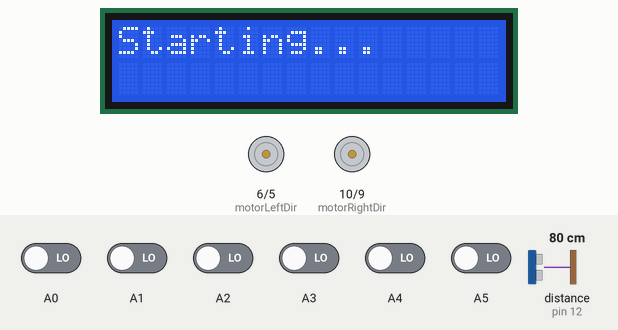
Recording of a sketch running on a simulated Arduino Nano, built with avr-gcc and run on an emulated ATmega328P. On the bench: 16×2 character LCD, direction and speed pins drawn as motors (green arrow = direction pin HIGH = forward, orange = LOW = backward, longer = more drive). Wiring (inferred from the names in the program): ultrasonic range finder: trigger pin 11; echo pin 12. The test bench sets the inputs (shaded band); at power-on: A0–5 LOW, distance to the obstacle (sensor on pin 12) 80 cm. The echo pulse lasts 58.3 µs per cm. At 1.2 s the program stops and its outputs stay as they are.

Above: at 0.2 s.
At 1.2 s:
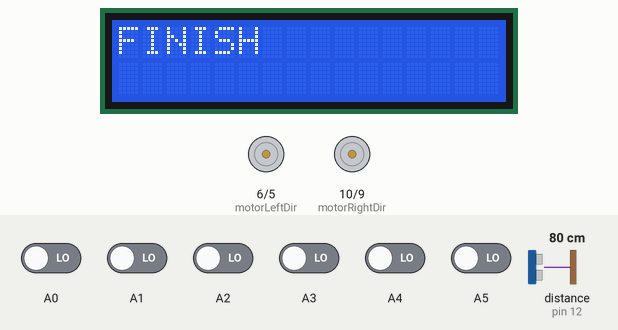
Timing chart, 0 to 2.7 s (numbered marks = the images above):
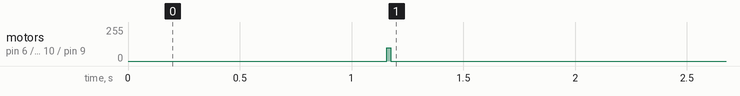

Measured:
- by itself, motor on pin 6 (motorLeftDir) / pin 5 (motorLeftPWM), motor on pin 10 (motorRightDir) / pin 9 (motorRightPWM): stopped → forward 100/255 at 1.2 s, → stopped 0.02 s later
- what the display in image 0 shows lasts 1.1 s, from 0.1 s to 1.2 s

The sketch:

iarc.ino
```cpp
#include <QTRSensors.h>
#include <Wire.h>
#include <LiquidCrystal_I2C.h>
#include <SoftwareSerial.h>
QTRSensors qtr;
const uint8_t SensorCount = 8;
uint16_t sensorValues[SensorCount];
LiquidCrystal_I2C lcd(0x27, 16, 2);

SoftwareSerial bluetooth(2, 3);

const int motorLeftPWM = 5;
const int motorLeftDir = 6;
const int motorRightPWM = 9;
const int motorRightDir = 10;

const int trigPin = 11;
const int echoPin = 12;

int nodeMatrix[2][2];
int binaryValue;
int decimalValue;

float Kp = 0.1, Ki = 0, Kd = 0;
int lastError = 0, integral = 0;

const int obstacleThreshold = 15;

void setup() {
  qtr.setTypeRC();
  qtr.setSensorPins((const uint8_t[]){A0, A1, A2, A3, A4, A5, A6, A7}, SensorCount);
  qtr.calibrate();

  lcd.begin();
  lcd.backlight();
  lcd.print("Starting...");
  bluetooth.begin(9600);
  bluetooth.println("Bluetooth Ready");
  pinMode(motorLeftPWM, OUTPUT);
  pinMode(motorLeftDir, OUTPUT);
  pinMode(motorRightPWM, OUTPUT);
  pinMode(motorRightDir, OUTPUT);
  pinMode(trigPin, OUTPUT);
  pinMode(echoPin, INPUT);

  delay(1000);
}

void loop() {
  if (detectObstacle()) {
    avoidObstacle();
    return;
  }

  // Line following using PID control
  int position = qtr.readLineWhite(sensorValues);
  int error = position - 3500;
  int motorSpeed = PIDControl(error);
  setMotorSpeed(motorSpeed, motorSpeed);

  if (detectNode()) {
    decodeNode();
    displayNodeValue();
    sendNodeValueBluetooth();
    adjustSpeedOrAngle();
  }
  if (reachedFinish()) {
    lcd.clear();
    lcd.print("FINISH");
    bluetooth.println("FINISH");
    stopMotors();
    while (true);
  }
}
int PIDControl(int error) {
  integral += error;
  int derivative = error - lastError;
  int correction = Kp * error + Ki * integral + Kd * derivative;
  lastError = error;
  return correction;
}
void setMotorSpeed(int leftSpeed, int rightSpeed) {
  analogWrite(motorLeftPWM, abs(leftSpeed));
  analogWrite(motorRightPWM, abs(rightSpeed));
  digitalWrite(motorLeftDir, leftSpeed > 0 ? HIGH : LOW);
  digitalWrite(motorRightDir, rightSpeed > 0 ? HIGH : LOW);
}
void stopMotors() {
  analogWrite(motorLeftPWM, 0);
  analogWrite(motorRightPWM, 0);
}
bool detectNode() {
  for (int i = 0; i < SensorCount; i++) {
    if (sensorValues[i] < 500) {
      return true;
    }
  }
  return false;
}

// Decode the node into a 4-bit binary value
void decodeNode() {
  // Read the 2x2 matrix using the sensors
  nodeMatrix[0][0] = sensorValues[0] > 500 ? 1 : 0; // A
  nodeMatrix[0][1] = sensorValues[1] > 500 ? 1 : 0; // B
  nodeMatrix[1][0] = sensorValues[2] > 500 ? 1 : 0; // C
  nodeMatrix[1][1] = sensorValues[3] > 500 ? 1 : 0; // D
  binaryValue = (nodeMatrix[0][0] << 3) | (nodeMatrix[0][1] << 2) | (nodeMatrix[1][0] << 1) | nodeMatrix[1][1];

  decimalValue = binaryValue;
}

// Display node value on LCD
void displayNodeValue() {
  lcd.clear();
  lcd.print("Node: ");
  lcd.print(binaryValue, BIN);
  lcd.setCursor(0, 1);
  lcd.print("Dec: ");
  lcd.print(decimalValue);
}
void sendNodeValueBluetooth() {
  bluetooth.print("Node: ");
  bluetooth.print(binaryValue, BIN);
  bluetooth.print(" Dec: ");
  bluetooth.println(decimalValue);
}
void adjustSpeedOrAngle() {
  if (decimalValue == 0) {
    setMotorSpeed(100, 100);
  } else {
    int speedLimit = decimalValue / 5;
    setMotorSpeed(speedLimit, speedLimit);
  }
}

bool reachedFinish() {
  for (int i = 0; i < SensorCount; i++) {
    if (sensorValues[i] < 500) {
      return true;
    }
  }
  return false;
}
bool detectObstacle() {
  digitalWrite(trigPin, LOW);
  delayMicroseconds(2);
  digitalWrite(trigPin, HIGH);
  delayMicroseconds(10);
  digitalWrite(trigPin, LOW);
  long duration = pulseIn(echoPin, HIGH);
  int distance = duration * 0.034 / 2;
  if (distance < obstacleThreshold) {
    return true;
  }
  return false;
}
void avoidObstacle() {
  lcd.clear();
  lcd.print("Obstacle Detected!");
  bluetooth.println("Obstacle Detected!");
  stopMotors();
  delay(1000);

  // Reverse and turn
  setMotorSpeed(-100, -100);
  delay(500);
  setMotorSpeed(-100, 100);
  delay(500);
  lcd.clear();
  lcd.print("Resuming...");
  bluetooth.println("Resuming...");
}
```
